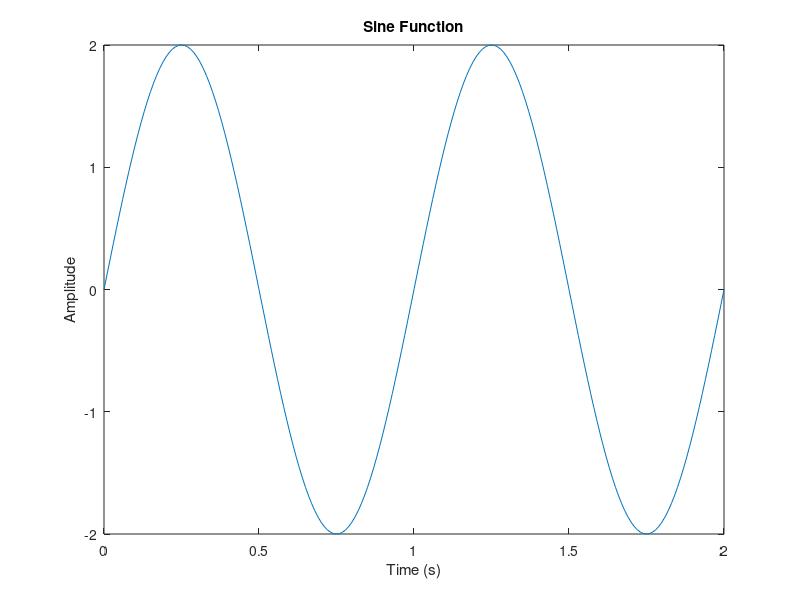
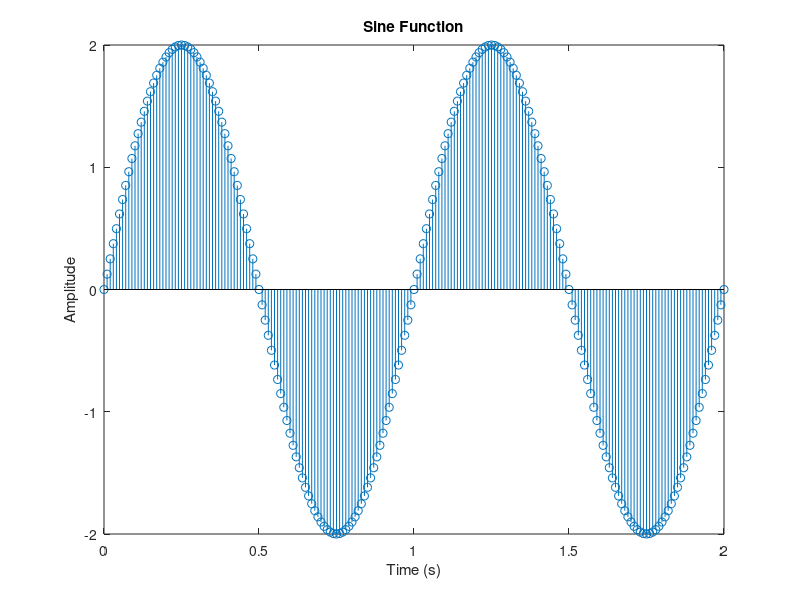
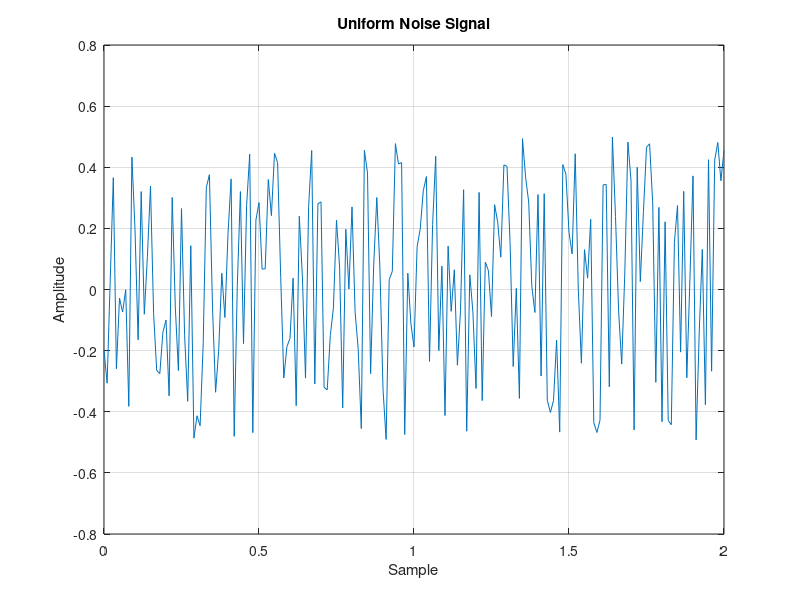
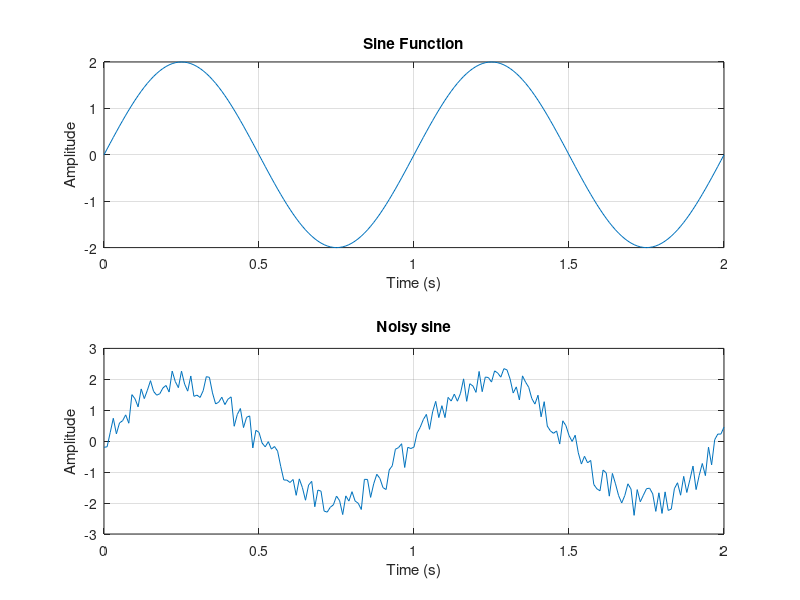

Reproduce these figures in MATLAB, in order.
%% *Homework 1*

%% Clear the workspace
close all;
clear;
clc;

%% Homework 1_1

Ts = 0.01;
amp = 2;
t = 0:Ts:2;
f = 1;
w = 2 * pi * f;
signal = amp * sin(w * t);
figure('Name', 'Sine Plot');
plot(t, signal, 'LineWidth', 0.5);
xlabel('Time (s)');
ylabel('Amplitude');
title('Sine Function');
figure('Name', 'Sine Plot');
stem(t, signal, 'LineWidth', 0.5);
xlabel('Time (s)');
ylabel('Amplitude');
title('Sine Function');

%% Homework1_2

Ts = 0.01;
amp = 2;
t = 0:Ts:2;
f = 1;
w = 2 * pi * f;
signal = amp * sin(w * t);
size_t = size(t);
stochastic_signal = rand(1, size_t(2)) - 0.5;

figure('Name', 'Uniform Noise Signal');
plot(t, stochastic_signal);
title('Uniform Noise Signal');
xlabel('Sample');
ylabel('Amplitude');
grid on;

figure('Name', 'Sine Waves');
subplot(2, 1, 1)
plot(t, signal);
title('Sine Function');
xlabel('Time (s)');
ylabel('Amplitude');
grid on;
noisy_signal = signal + stochastic_signal;
subplot(2, 1, 2)
plot(t, noisy_signal);
title('Noisy sine');
xlabel('Time (s)');
ylabel('Amplitude');
grid on;

%% Homework1_3

Ts = 0.01;
amp = 2;
t = 0:Ts:2;
f = 1;
w = 2 * pi * f;
signal = amp * sin(w * t);
size_t = size(t);
stochastic_signal = rand(1, size_t(2)) - 0.5;
noisy_signal = signal + stochastic_signal;

M1 = 0;
M2 = 20;
amp_mov = 1 / (M1 + M2 + 1);
n = -M1:M2;
N = size_t(2);
t1 = 0:2 / (M2 - M1 + size_t(2)):2 - 2 / (M2 - M1 + size_t(2));
uni = ones(-M1 + 1, M2 + 1);
Smoothed_Sine = amp_mov * conv(uni, noisy_signal);
figure('Name', 'Moving Averaged Sine');
subplot(2, 1, 1)
plot(t1, Smoothed_Sine);
title('Moving Averaged Sine');
xlabel('Time (s)');
ylabel('Amplitude');
grid on;
subplot(2, 1, 2)
plot(t, signal);
title('sine');
xlabel('Time (s)');
ylabel('Amplitude');
grid on;
